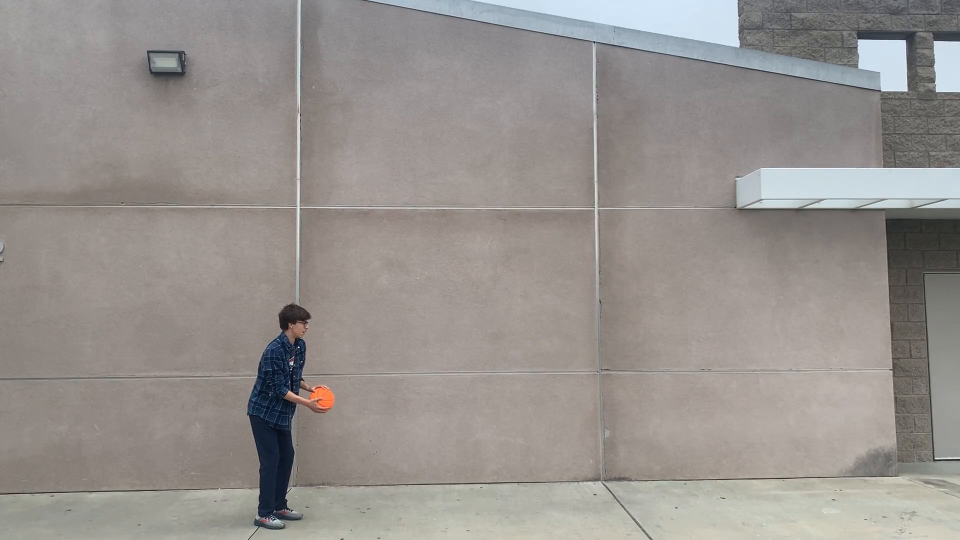
#> input picture frame 9 of Ohio_Rizz.mp4, 1920 x 1080 px (shown at 1/2 size)
$ python Formulas.py
#> lines starting #> are read from the running program, lines starting #| are printed output that depends on the picture; after the words box and inside, x2 and y2 are one past the last pixel; in counts of white or black regions, pixels touching at a corner belong together
import cv2
import numpy as np

# Open the video file
cap = cv2.VideoCapture('Prepare2Play-Learning-Experience\Ohio_Rizz.mp4')

# Check if the video opened successfully
if not cap.isOpened():
    print("Error: Could not open video file.")
    exit()

# Define the codec and create a VideoWriter object to save the output video
fourcc = cv2.VideoWriter_fourcc(*'XVID')
out = cv2.VideoWriter('output_video.avi', fourcc, 20.0, (int(cap.get(3)), int(cap.get(4))))

#87, 138, 252
lower_color = np.array([0, 100, 155])
upper_color = np.array([100, 250, 255])

fps = cap.get(cv2.CAP_PROP_FPS)
slow_factor = 2

delay = int((1000/fps)*slow_factor)

while cap.isOpened():
    ret, frame = cap.read()
#> frame is the input picture: shape (1080, 1920, 3); mean B, G, R 142.4, 145.8, 150.9
    if not ret:
        break

    # Convert the frame to HSV color space
    hsv = cv2.cvtColor(frame, cv2.COLOR_BGR2HSV)
#> hsv: shape (1080, 1920, 3); mean H, S, V 31.5, 21.6, 152.9

    # Create a mask for the defined color range
    mask = cv2.inRange(hsv, lower_color, upper_color)
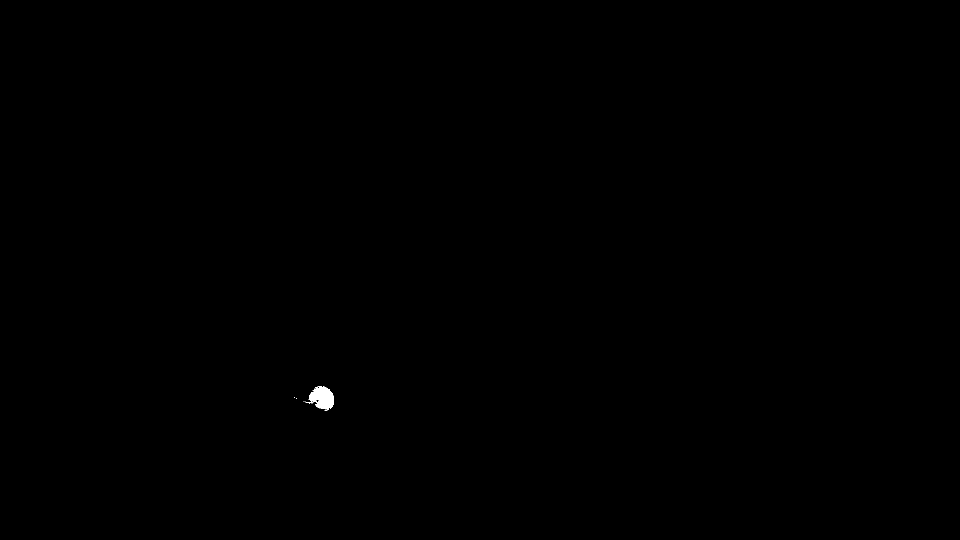
#> mask: shape (1080, 1920) (shown at 1/2 size); 0.08% white; 12 white regions (11 under 20 px), largest, box (x1, y1, x2, y2) and area: (612, 772, 668, 820) 1647

    # Apply the mask to the frame
    result = cv2.bitwise_and(frame, frame, mask=mask)

    # Write the frame to the output video file
    out.write(result)

    # Display the resulting frame (optional)
    cv2.imshow('Frame', result)
    if cv2.waitKey(delay) & 0xFF == ord('q'):
#> (key q is pressed here)
        break

# Release the video capture and writer objects
cap.release()
out.release()

# Close all OpenCV windows
cv2.destroyAllWindows()
